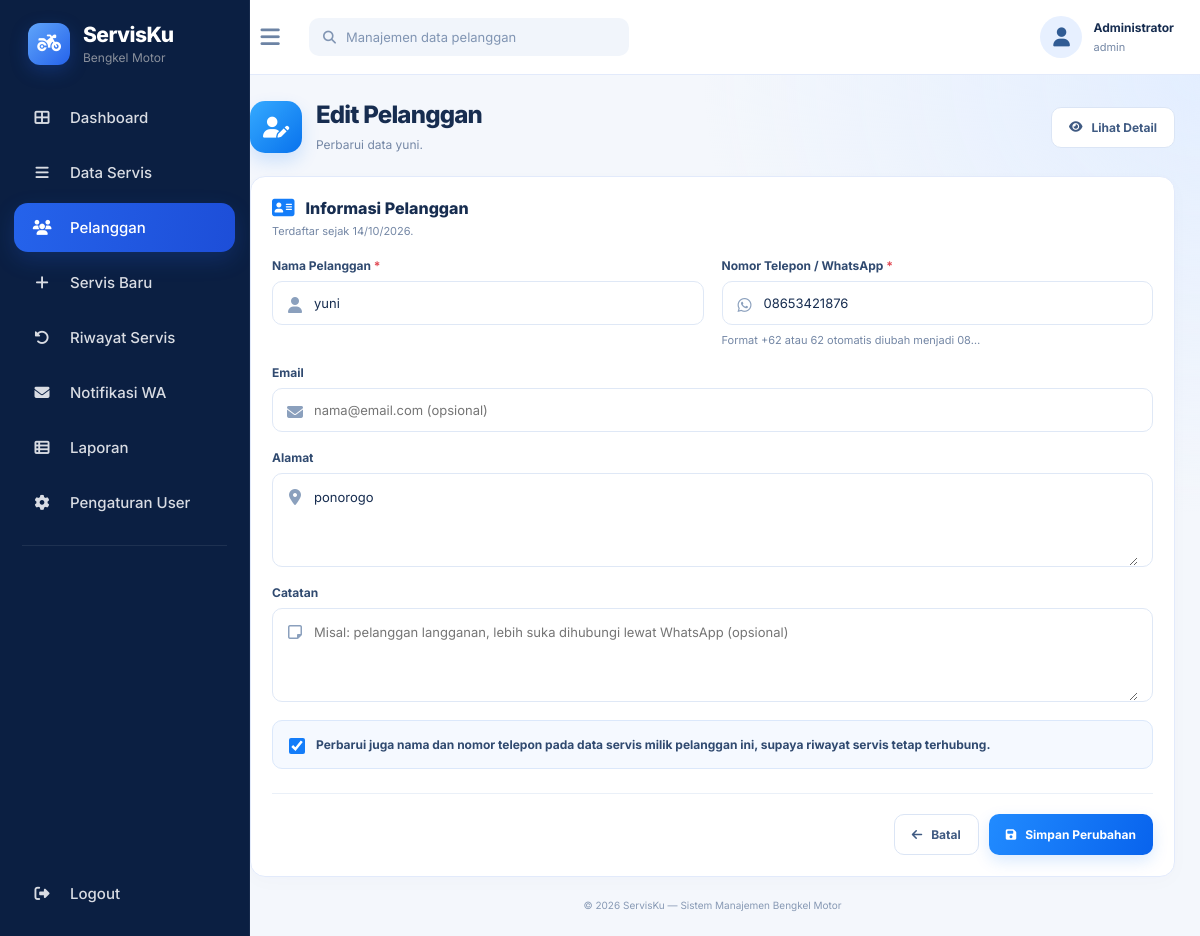
Page /edit_pelanggan.php?id=7 (signed in) on the earlier database version.
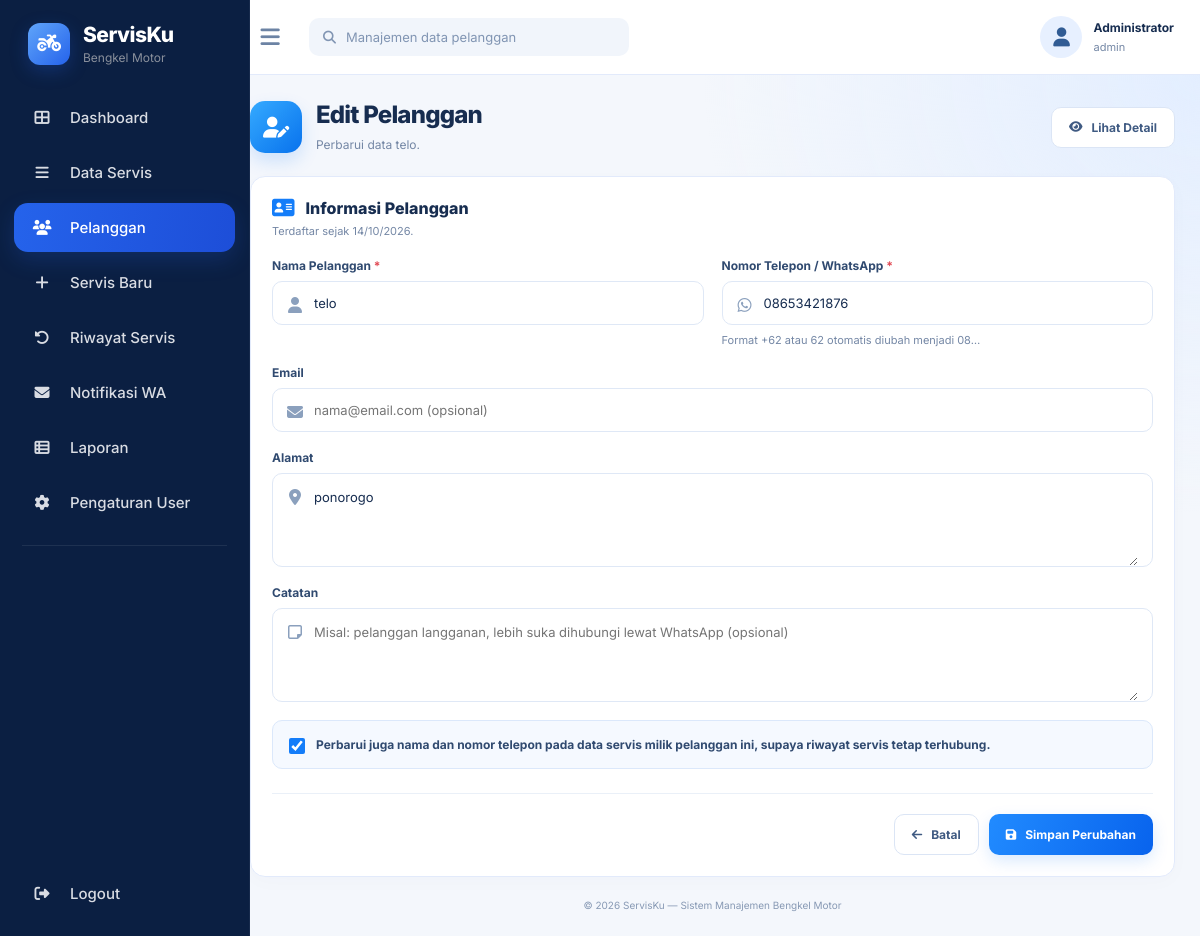
Same page on the later database version.
### tables this page shows
CREATE TABLE `pelanggan` (
  `id` int(11) NOT NULL,
  `nama` varchar(100) NOT NULL,
  `telepon` varchar(20) NOT NULL,
  `email` varchar(100) DEFAULT NULL,
  `alamat` text DEFAULT NULL,
  `catatan` text DEFAULT NULL,
  `created_at` timestamp NOT NULL DEFAULT current_timestamp(),
  `updated_at` timestamp NOT NULL DEFAULT current_timestamp() ON UPDATE current_timestamp(),
  `password` varchar(255) DEFAULT NULL,
  `foto_profil` varchar(255) DEFAULT NULL
);

### edit_pelanggan.php (the view, shortened to what the changed rows need)
<?php
require_once __DIR__ . '/includes/pelanggan_helper.php';
$idPelanggan = filter_var($_GET['id'] ?? null, FILTER_VALIDATE_INT);
$stmt = $pdo->prepare('SELECT * FROM pelanggan WHERE id = ?');
$stmt->execute([$idPelanggan]);
$pelanggan = $stmt->fetch();
$data = $pelanggan;
$errors = [];
$modeEdit = true;
require_once __DIR__ . '/includes/sidebar.php';
?>
<main class="main">
    <section class="content">
        <div class="page-heading">
            <div class="heading-left">
                <div>
                    <h1>Edit Pelanggan</h1>
                    <p>Perbarui data <?= e($pelanggan['nama']) ?>.</p>
                </div>
            </div>
        </div>
        <section class="panel">
            <div class="panel-header">
                <div>
                    <h2><i class="fa-solid fa-address-card"></i> Informasi Pelanggan</h2>
                    <p>Terdaftar sejak <?= e(formatTanggal($pelanggan['created_at'], false)) ?>.</p>
                </div>
            </div>
            <?php require __DIR__ . '/includes/pelanggan_form.php'; ?>
        </section>
    </section>
</main>
</body>
</html>

### pelanggan_form.php (shortened to what the changed rows need)
<?php
$aksiUrl = $modeEdit
    ? 'edit_pelanggan.php?id=' . (int) $idPelanggan
    : 'tambah_pelanggan.php';
function fieldClass(array $errors, string $name): string
{
    return 'input-wrap' . (isset($errors[$name]) ? ' invalid' : '');
}
?>
<form method="POST" action="<?= e($aksiUrl) ?>" novalidate id="formPelanggan">
    <div class="form-grid">
        <div class="form-group">
            <div class="<?= fieldClass($errors, 'nama') ?>">
                <i class="fa-solid fa-user"></i>
                <input type="text" id="nama" name="nama" maxlength="100"
                       placeholder="Contoh: Budi Santoso" required
                       value="<?= e($data['nama'], '') ?>">
            </div>
        </div>
        <div class="form-group">
            <div class="<?= fieldClass($errors, 'telepon') ?>">
                <i class="fa-brands fa-whatsapp"></i>
                <input type="tel" id="telepon" name="telepon" maxlength="20"
                       placeholder="081234567890" inputmode="tel" required
                       value="<?= e($data['telepon'], '') ?>">
            </div>
        </div>
        <div class="form-group full">
            <div class="<?= fieldClass($errors, 'alamat') ?>">
                <i class="fa-solid fa-location-dot"></i>
                <textarea id="alamat" name="alamat" maxlength="500"
                          placeholder="Alamat lengkap pelanggan (opsional)"><?= e($data['alamat'], '') ?></textarea>
            </div>
        </div>
    </div>
</form>

Differences in the rows shown:
changed pelanggan "ponorogo": nama "yuni" → "telo"
